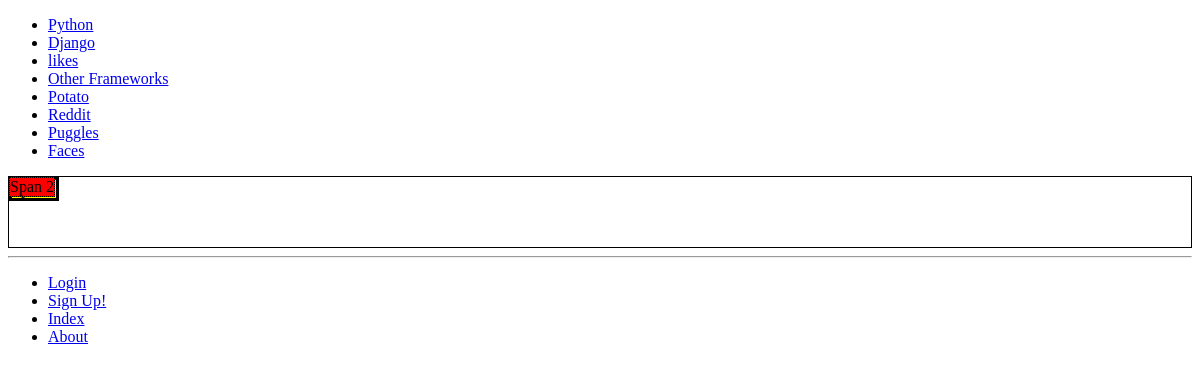
/rango/css_practice/, run on the app's committed database.
### rango/models.py (models this page shows, shortened)
class Category(models.Model):
    name = models.CharField(max_length=128, unique=True)
    views = models.IntegerField(default=0)
    likes = models.IntegerField(default=0)
    slug = models.SlugField(unique=True)
    class Meta:
        verbose_name_plural = 'Categories'

### rango/views.py (the view)
def css_practice(request):
    return render(request, 'rango/css_practice.html')

### rango/templatetags/rango_template_tags.py (called while the page is built)
@register.inclusion_tag('rango/cats.html')
def get_category_list(cat=None):
    return {'cats': Category.objects.all(),
            'act_cat': cat}

### templates/rango/css_practice.html
{% extends 'rango/base.html' %}
{% load static %}
{% block body_block %}
<link rel="stylesheet" type="text/css"
      href="{% static 'rango/css_practice.css' %}" />
<div class="container">
    <span class="yellow">Span 1</span>
    <span class="red">Span 2</span>
</div>
{% endblock body_block %}

### templates/rango/cats.html
<ul>
    {% if cats %}
        {% for c in cats %}
            {% if c == act_cat %}
                <li>
                    <strong>
                    <a href="{% url 'rango:show_category' c.slug %}">
                        {{c.name}}
                    </a>
                    </strong>
                </li>
            {% else %}
                <li>
                    <a href="{% url 'rango:show_category' c.slug %}">
                        {{c.name}}
                    </a>
                </li>
            {% endif %}
        {% endfor %}
    {% else %}
        <li>
            <strong> There are no categories present.</strong>
        </li>
    {% endif %}
</ul>

### static/rango/css_practice.css (style rules this page uses)
.container { border: 1px solid black; height: 70px; position: relative; }
.yellow { background-color: yellow; border: 3px solid black; position: absolute; top: 45; right: 200; }
.red { background-color: red; border: 1px dotted black; position: absolute; float: right top: 50; left 40; }

### data on the page
Category: name "Python"
Category: name "Django"
Category: name "likes"
Category: name "Other Frameworks"
Category: name "Potato"
Category: name "Reddit"
Category: name "Puggles"
Category: name "Faces"
